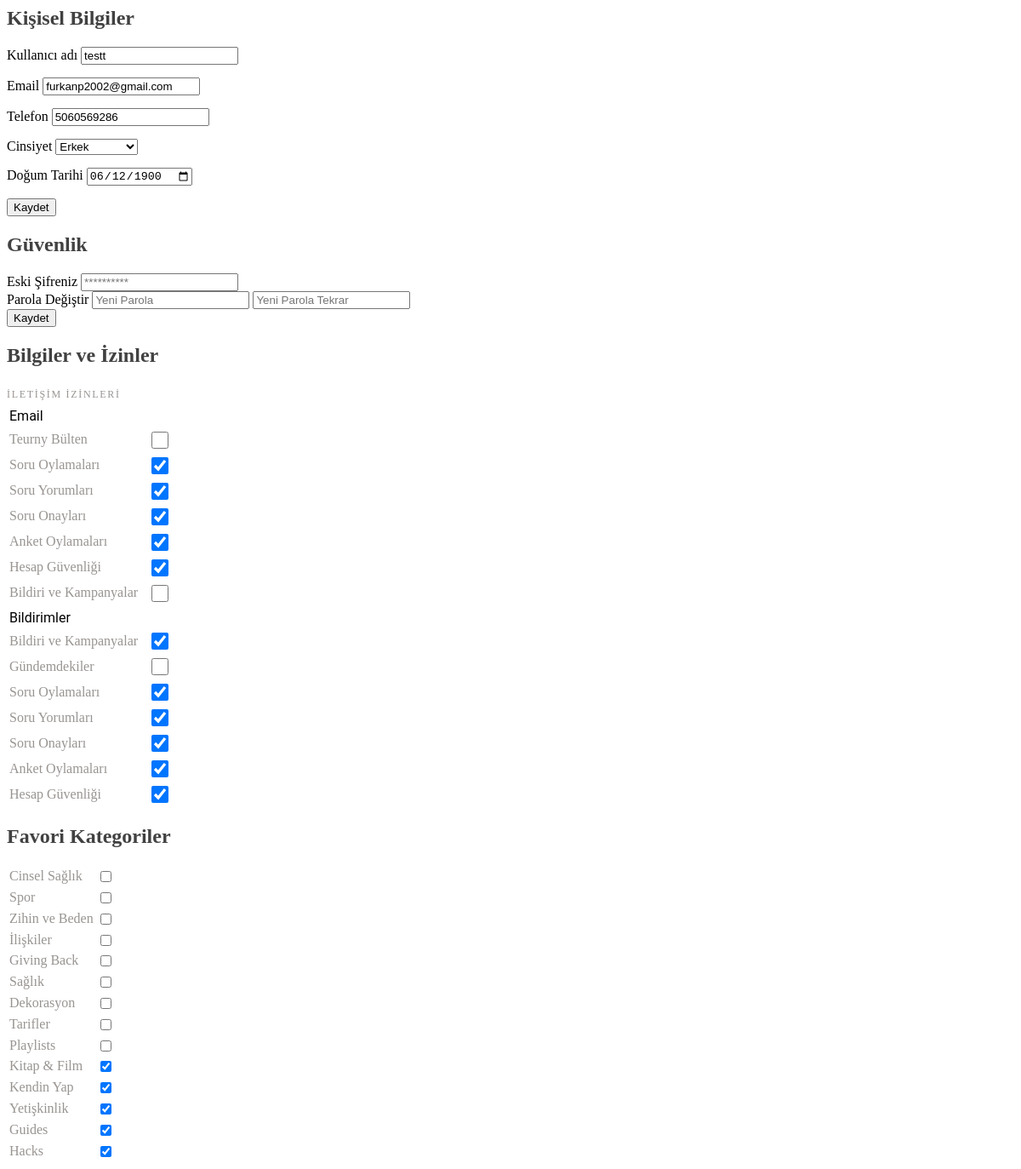
/profil/template-parts/settings.html (signed in), run on an earlier commit of the app's database.
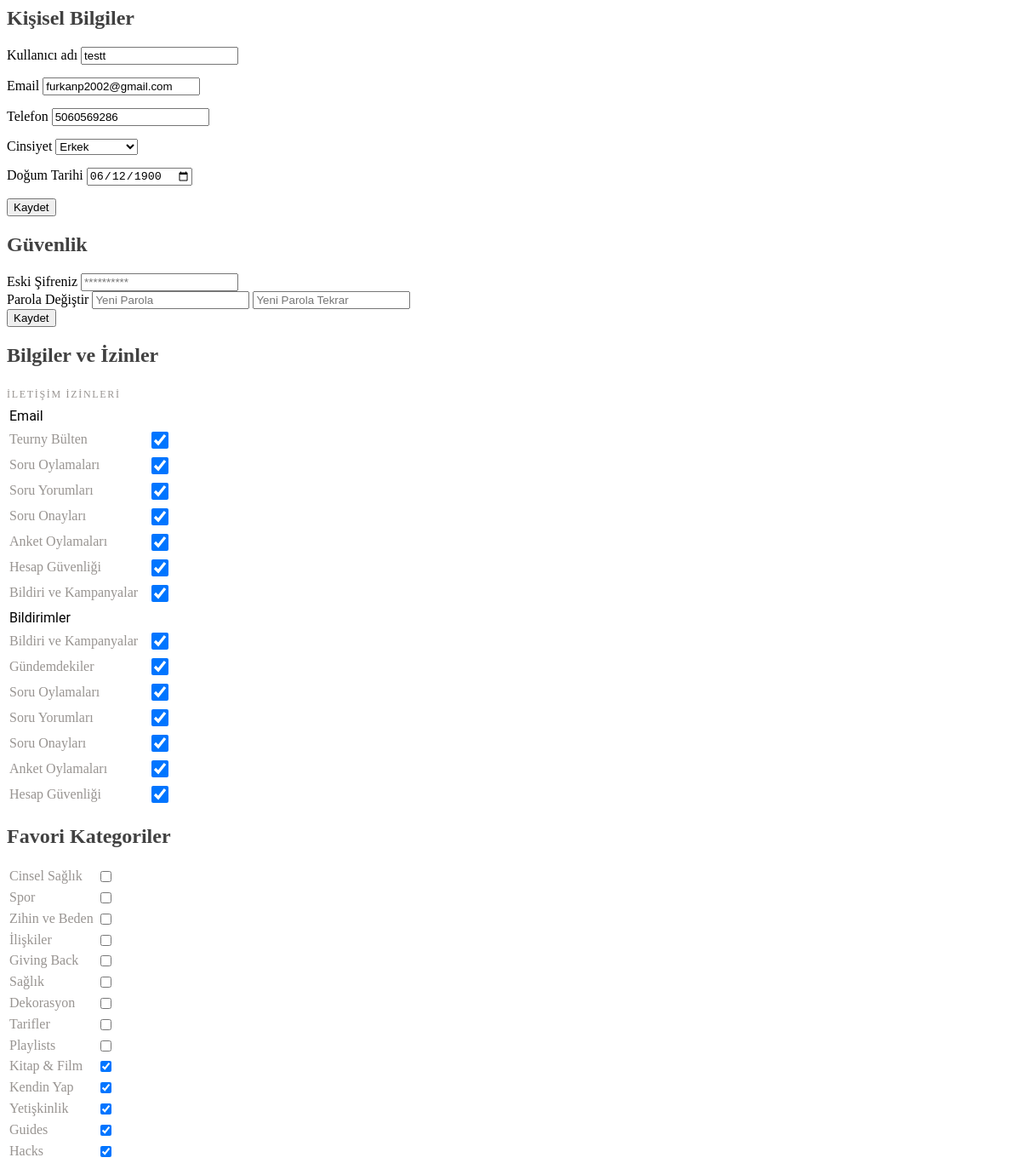
And on a later commit of the database.
### tuerny_app/models.py (models this page shows, shortened)
class UserSettings(models.Model):
    user = models.OneToOneField(CustomUser, on_delete=models.CASCADE, related_name="settings")
    email_newsletter = models.BooleanField(default=False)
    email_question_votes = models.BooleanField(default=True)       # 👍👎
    email_question_comments = models.BooleanField(default=True)    # 💬
    email_question_approval = models.BooleanField(default=True)    # ✔️
    email_poll_votes = models.BooleanField(default=True)           # 📊
    email_security_alerts = models.BooleanField(default=True)
    email_notifications = models.BooleanField(default=False)
    notify_campaigns = models.BooleanField(default=True)
    notify_trending = models.BooleanField(default=False)
    notify_question_votes = models.BooleanField(default=True)      # 👍👎
    notify_question_comments = models.BooleanField(default=True)   # 💬
    notify_question_approval = models.BooleanField(default=True)   # ✔️
    notify_poll_votes = models.BooleanField(default=True)          # 📊
    notify_security_alerts = models.BooleanField(default=True)

### tuerny_app/views.py (the view)
# urls.py: re_path(r'^static/(?P<path>.*)$', serve,{'document_root': settings.STATIC_ROOT}),
def settings(request):
    user_settings, created = UserSettings.objects.get_or_create(user=request.user)
    return render(request, "tuerny_app/settings.html", {"user_settings": user_settings})

### tuerny_app/context_processors.py (called while the page is built)
def categories_context(request):
    categories = MainCategory.objects.all()
    subcategories = SubCategory.objects.all()
    blogs = Blog.objects.all()
    return {
        'categories': categories,
        'subcategories': subcategories,
        'blog': blogs
    }

### tuerny_app/templates/tuerny_app/settings.html (shortened to what the changed rows need)
<div class="row justify-content-center">
  <div class="col-12 col-xl-6">
    <div class="py-4">
      <div class="accordion accordion-flush" id="accordionFlushExample">
        <div class="accordion-item">
          <h2 class="accordion-header" id="flush-headingOne">
            <div
              class="accordion-button collapsed"
              type="button"
              data-bs-toggle="collapse"
              data-bs-target="#flush-collapseOne"
              aria-expanded="false"
              aria-controls="flush-collapseOne"
            >
              Kişisel Bilgiler
            </div>
          </h2>
        </div>
        <div class="accordion-item">
          <h2 class="accordion-header" id="flush-headingTwo">
            <div
              class="accordion-button collapsed"
              type="button"
              data-bs-toggle="collapse"
              data-bs-target="#flush-collapseTwo"
              aria-expanded="false"
              aria-controls="flush-collapseTwo"
            >
              Güvenlik
            </div>
          </h2>
        </div>
        <div class="accordion-item">
          <h2 class="accordion-header" id="flush-headingThree">
            <div
              class="accordion-button collapsed"
              type="button"
              data-bs-toggle="collapse"
              data-bs-target="#flush-collapseThree"
              aria-expanded="false"
              aria-controls="flush-collapseThree"
            >
              Bilgiler ve İzinler
            </div>
          </h2>
          <div
            id="flush-collapseThree"
            class="accordion-collapse collapse"
            aria-labelledby="flush-headingThree"
            data-bs-parent="#accordionFlushExample"
          >
            <div class="accordion-body">
              <div class="d-flex flex-column gap-4">
                <table class="table">
                  <thead>
                      <tr>
                          <th style="font-family: Roboto; font-size: 16px; font-weight: 400; line-height: 20.8px; text-align: left;">
                              Email
                          </th>
                          <th style="text-align: right"></th>
                      </tr>
                  </thead>
                  <tbody>
                      <tr>
                          <td class="text-end">
                              <div class="form-switch">
                                  <input class="form-check-input setting-toggle" type="checkbox"
                                         id="email_newsletter" data-setting="email_newsletter"
                                         {% if user_settings.email_newsletter %}checked{% endif %}>
                              </div>
                          </td>
                      </tr>
                      <tr>
                          <td class="text-end">
                              <div class="form-switch">
                                  <input class="form-check-input setting-toggle" type="checkbox"
                                         id="email_question_votes" data-setting="email_question_votes"
                                         {% if user_settings.email_question_votes %}checked{% endif %}>
                              </div>
                          </td>
                      </tr>
                      <tr>
                          <td class="text-end">
                              <div class="form-switch">
                                  <input class="form-check-input setting-toggle" type="checkbox"
                                         id="email_question_comments" data-setting="email_question_comments"
                                         {% if user_settings.email_question_comments %}checked{% endif %}>
                              </div>
                          </td>
                      </tr>
                      <tr>
                          <td class="text-end">
                              <div class="form-switch">
                                  <input class="form-check-input setting-toggle" type="checkbox"
                                         id="email_question_approval" data-setting="email_question_approval"
                                         {% if user_settings.email_question_approval %}checked{% endif %}>
                              </div>
                          </td>
                      </tr>
                      <tr>
                          <td class="text-end">
                              <div class="form-switch">
                                  <input class="form-check-input setting-toggle" type="checkbox"
                                         id="email_poll_votes" data-setting="email_poll_votes"
                                         {% if user_settings.email_poll_votes %}checked{% endif %}>
                              </div>
                          </td>
                      </tr>
                      <tr>
                          <td class="text-end">
                              <div class="form-switch">
                                  <input class="form-check-input setting-toggle" type="checkbox"
                                         id="email_security_alerts" data-setting="email_security_alerts"
                                         {% if user_settings.email_security_alerts %}checked{% endif %}>
                              </div>
                          </td>
                      </tr>
                      <tr>
                          <td class="text-end">
                              <div class="form-switch">
                                  <input class="form-check-input setting-toggle" type="checkbox"
                                         id="email_notifications" data-setting="email_notifications"
                                         {% if user_settings.email_notifications %}checked{% endif %}>
                              </div>
                          </td>
                      </tr>
                  </tbody>
              </table>
              <table class="table">
                <thead>
                    <tr>
                        <th style="font-family: Roboto; font-size: 16px; font-weight: 400; line-height: 20.8px; text-align: left;">
                            Bildirimler
                        </th>
                        <th style="text-align: right"></th>
                    </tr>
                </thead>
                <tbody>
                    <tr>
                        <td class="text-end">
                            <div class="form-switch">
                                <input class="form-check-input setting-toggle" type="checkbox"
                                       id="notify_campaigns" data-setting="notify_campaigns"
                                       {% if user_settings.notify_campaigns %}checked{% endif %}>
                            </div>
                        </td>
                    </tr>
                    <tr>
                        <td class="text-end">
                            <div class="form-switch">
                                <input class="form-check-input setting-toggle" type="checkbox"
                                       id="notify_trending" data-setting="notify_trending"
                                       {% if user_settings.notify_trending %}checked{% endif %}>
                            </div>
                        </td>
                    </tr>
                    <tr>
                        <td class="text-end">
                            <div class="form-switch">
                                <input class="form-check-input setting-toggle" type="checkbox"
                                       id="notify_question_votes" data-setting="notify_question_votes"
                                       {% if user_settings.notify_question_votes %}checked{% endif %}>
                            </div>
                        </td>
                    </tr>
                    <tr>
                        <td class="text-end">
                            <div class="form-switch">
                                <input class="form-check-input setting-toggle" type="checkbox"
                                       id="notify_question_comments" data-setting="notify_question_comments"
                                       {% if user_settings.notify_question_comments %}checked{% endif %}>
                            </div>
                        </td>
                    </tr>
                    <tr>
                        <td class="text-end">
                            <div class="form-switch">
                                <input class="form-check-input setting-toggle" type="checkbox"
                                       id="notify_question_approval" data-setting="notify_question_approval"
                                       {% if user_settings.notify_question_approval %}checked{% endif %}>
                            </div>
                        </td>
                    </tr>
                    <tr>
                        <td class="text-end">
                            <div class="form-switch">
                                <input class="form-check-input setting-toggle" type="checkbox"
                                       id="notify_poll_votes" data-setting="notify_poll_votes"
                                       {% if user_settings.notify_poll_votes %}checked{% endif %}>
                            </div>
                        </td>
                    </tr>
                    <tr>
                        <td class="text-end">
                            <div class="form-switch">
                                <input class="form-check-input setting-toggle" type="checkbox"
                                       id="notify_security_alerts" data-setting="notify_security_alerts"
                                       {% if user_settings.notify_security_alerts %}checked{% endif %}>
                            </div>
                        </td>
                    </tr>
                </tbody>
            </table>
              </div>
            </div>
          </div>
        </div>
        <div class="accordion-item">
          <h2 class="accordion-header" id="flush-headingFour">
            <div
              class="accordion-button collapsed"
              type="button"
              data-bs-toggle="collapse"
              data-bs-target="#flush-collapseFour"
              aria-expanded="false"
              aria-controls="flush-collapseFour"
            >
              Favori Kategoriler
            </div>
          </h2>
        </div>
      </div>
    </div>
  </div>
</div>

What changed in the data, as far as the page shows it:
changed UserSettings: email_newsletter "☐" → "☑"; email_notifications "☐" → "☑"; notify_trending "☐" → "☑"
